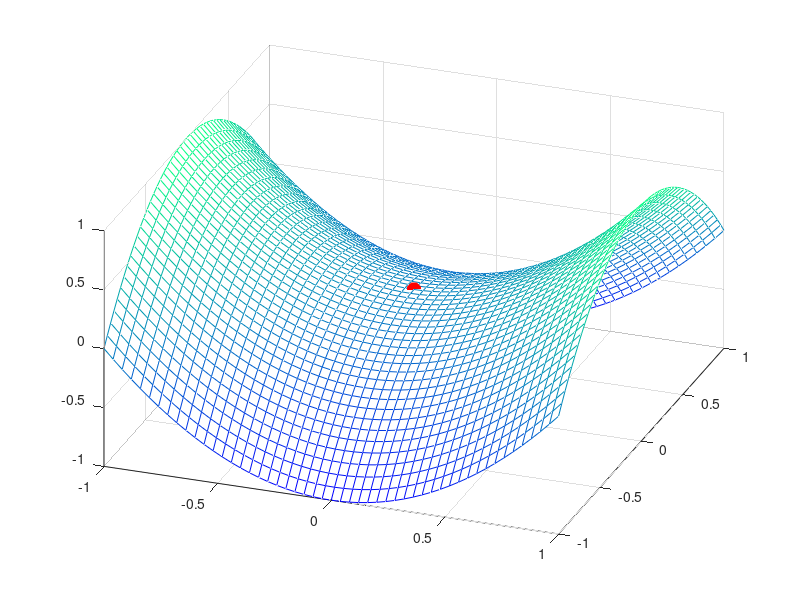

This chart was generated by the following MATLAB code:
% 例程 15.2  三维空间中的鞍点
[x1, x2] = meshgrid(-1: 0.04: 1);
z = (x1.^2) - (x2.^2);
mesh(x1, x2, z); 
hold  on;
plot(0, 0, 'r*', 'MarkerSize', 10, 'LineWidth', 4);
colormap('winter');
view(20, 40);
